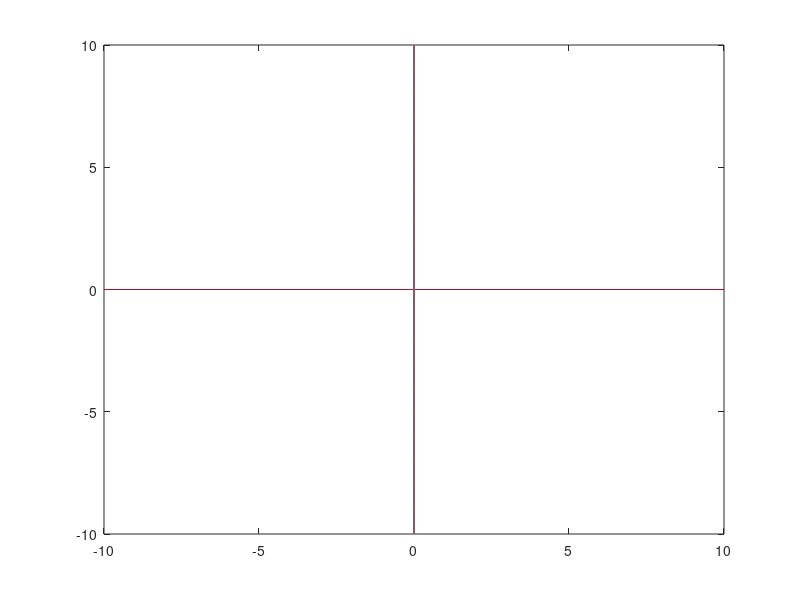

Write the MATLAB code that produced this figure.
% clc 
% s=tf('s');
% gss=(10/(s^2+5*s+30));
% % p=poles(gs);
% step(gss);
% pidTuner(gss,'PID')
%  x=1:length(s1);
%  hold on;
%  gp=feedback(gss*C,1)
% step(gp);
%  legend
% figure('Name','poles');
% plot(x,s1)
% hold on
% plot(x,s2)
% 
x=-10:1:10
y=zeros(length(x))
plot(x,y)
hold on
z=x;
l=zeros(length(z))
plot(l,z)



